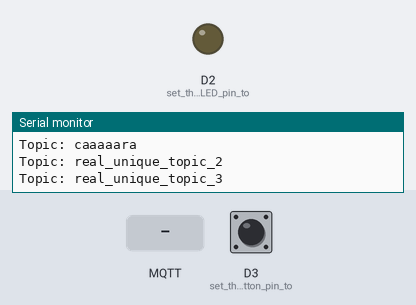
This sketch was run on a simulated Arduino Nano 33 IoT. On the bench: output pins drawn as LEDs (lit = HIGH), the last lines printed to the serial monitor. The test bench sets the inputs (shaded band); at power-on: D3 (set_the_pushbutton_pin_to) LOW. WiFi joins after 1.5 s; servers stay silent unless stated; no MQTT or app messages arrive unless stated.

Above: at 2.7 s.
2.8 s: D3 (set_the_pushbutton_pin_to) pulled HIGH for 0.15 s
At 2.87 s:
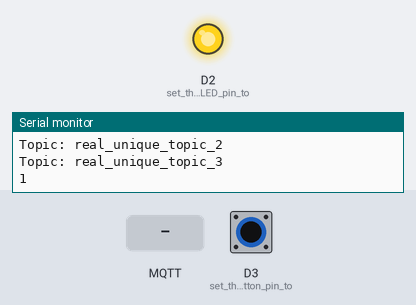
4.4 s: MQTT message "5" arrives on the first subscribed topic
At 5.5 s:
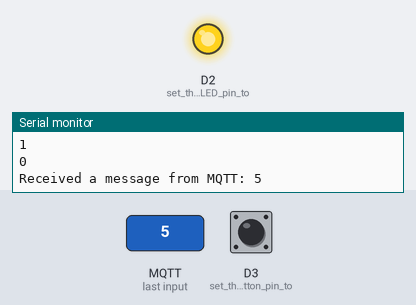
5.9 s: MQTT message "0" arrives on the first subscribed topic
At 6.7 s:
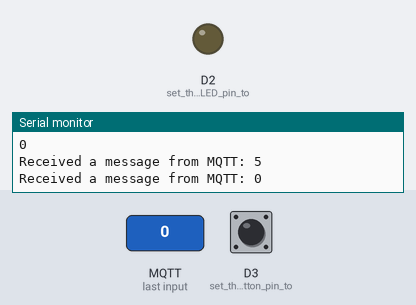
7.4 s: MQTT message "90" arrives on the first subscribed topic
At 7.8 s:
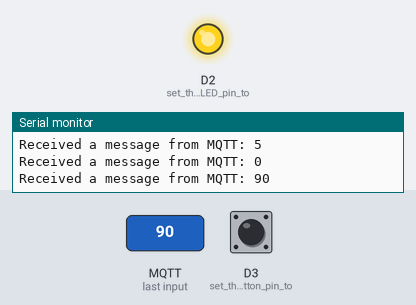
Timing chart, 0 to 9.9 s (numbered marks = the images above; inputs shaded):
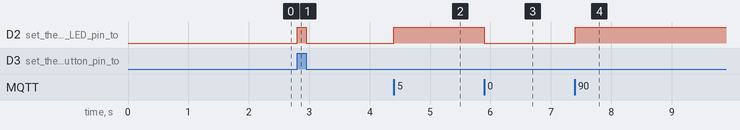

The sketch:

connect_midtern_led_receive_digital_write_chatgpt.ino
```cpp
#include <ArduinoMqttClient.h>
#include <WiFiNINA.h>
#include <Arduino_LSM6DS3.h>

char ssid[] = "sandbox370";        // your network SSID
char pass[] = "+s0a+s03!2gether?";    // your network password

WiFiClient wifiClient;
MqttClient mqttClient(wifiClient);

const char broker[] = "theyonetwork.cloud.shiftr.io";
int port = 1883;
const char topic[] = "caaaaara";
const char topic2[] = "real_unique_topic_2";
const char topic3[] = "real_unique_topic_3";

const char mqtt_user[] = "theyonetwork";
const char mqtt_pass[] = "ConnDevSP24";

int lastSwitchState = LOW;
bool lastLEDState = LOW;

void setup() {
  Serial.begin(9600);
  pinMode(3, INPUT);   // set the pushbutton pin to be an input
  pinMode(2, OUTPUT);  // set the yellow LED pin to be an output

  Serial.print("Attempting to connect to SSID: ");
  Serial.println(ssid);
  while (WiFi.begin(ssid, pass) != WL_CONNECTED) {
    Serial.print(".");
    delay(5000);
  }

  Serial.println("You're connected to the network");
  Serial.println();

  Serial.print("Attempting to connect to the MQTT broker: ");
  Serial.println(broker);

  mqttClient.setUsernamePassword(mqtt_user, mqtt_pass);

  if (!mqttClient.connect(broker, port)) {
    Serial.print("MQTT connection failed! Error code = ");
    Serial.println(mqttClient.connectError());
    while (1);
  }

  Serial.println("You're connected to the MQTT broker!");
  Serial.println();

  // set the message receive callback
  mqttClient.onMessage(onMqttMessage);

  Serial.print("Subscribing to topic: ");
  Serial.println(topic);
  Serial.println();

  // subscribe to topics
  mqttClient.subscribe(topic);
  mqttClient.subscribe(topic2);
  mqttClient.subscribe(topic3);

  // topics can be unsubscribed using:
  // mqttClient.unsubscribe(topic);

  Serial.print("Topic: ");
  Serial.println(topic);
  Serial.print("Topic: ");
  Serial.println(topic2);
  Serial.print("Topic: ");
  Serial.println(topic3);

  Serial.println();
}

void loop() {
  mqttClient.poll();

  int switchState = digitalRead(3);

  // Update LED state only if switch state changes or a new MQTT message is received
  if (switchState != lastSwitchState || lastLEDState != digitalRead(2)) {
    digitalWrite(2, switchState); // Update LED to switch state
    lastSwitchState = switchState; // Update last switch state
    lastLEDState = digitalRead(2); // Update last LED state
    Serial.println(switchState);   // Print switch state
  }
}

void onMqttMessage(int messageSize) {
  String message;
  while (mqttClient.available()) {
    message += (char)mqttClient.read();
  }

  Serial.print("Received a message from MQTT: ");
  Serial.println(message);

  // Interpret the message as an integer and update LED state accordingly
  int parsedValue = message.toInt();
  digitalWrite(2, parsedValue);   // Update LED to parsed value
  lastLEDState = parsedValue;      // Update last LED state
}
```

Measured:
- after the input at 2.8 s, D2 (set_the_yellow_LED_pin_to): LOW → HIGH at once, → LOW 0.15 s later
- after the input at 4.4 s, D2 (set_the_yellow_LED_pin_to): LOW → HIGH at once
- after the input at 5.9 s, D2 (set_the_yellow_LED_pin_to): HIGH → LOW at once
- after the input at 7.4 s, D2 (set_the_yellow_LED_pin_to): LOW → HIGH at once
